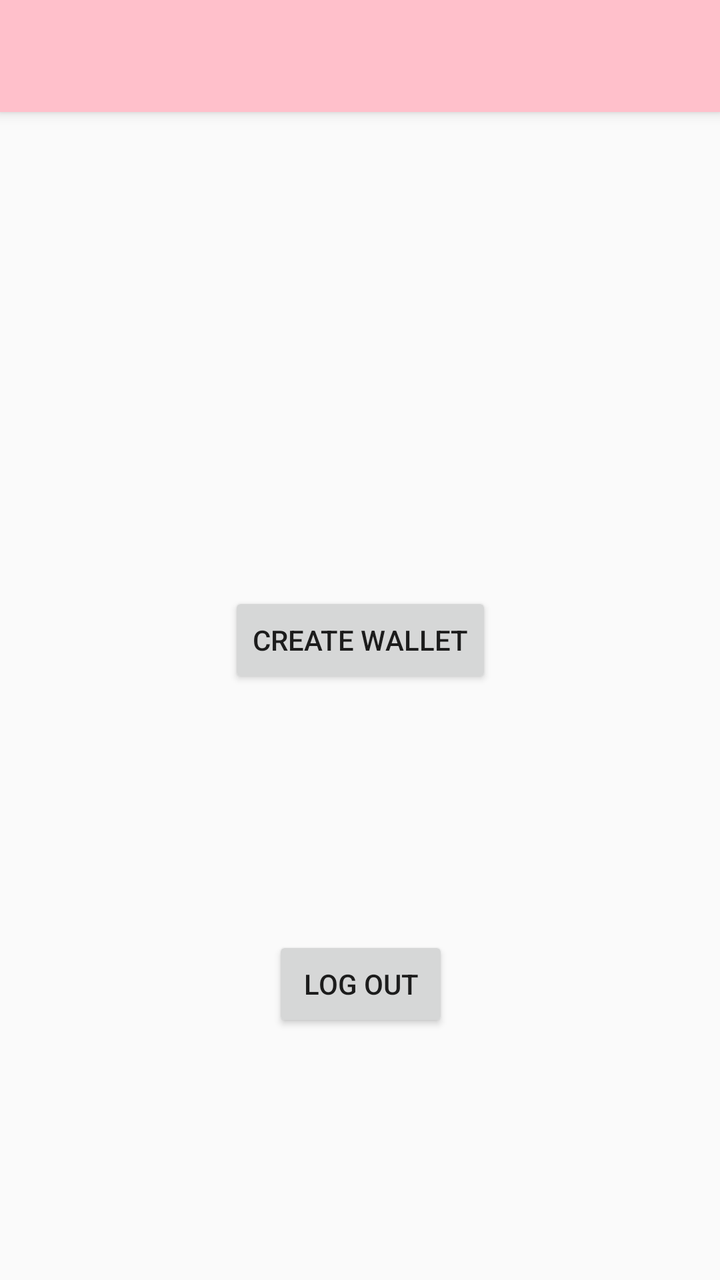
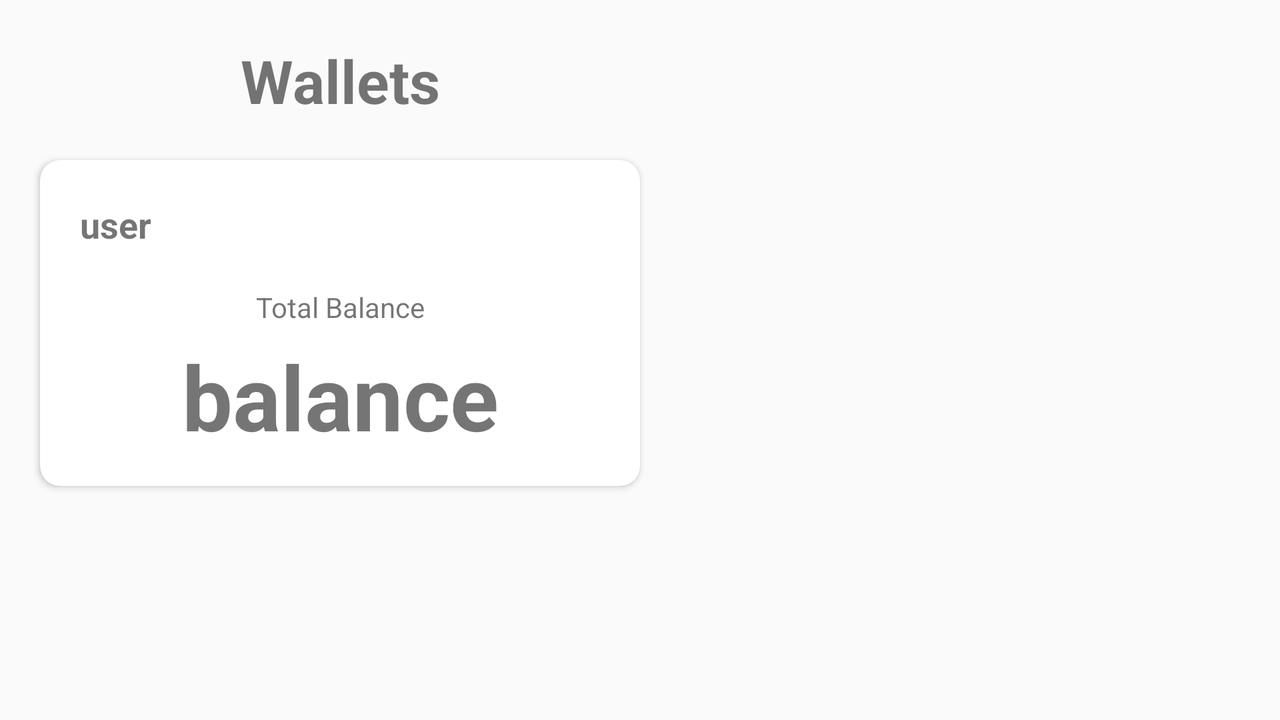

The same Android screen from two of the app's own layout files: first res/layout/ as a phone draws it, then the repository's variant for another configuration, drawn on a device whose configuration selects that folder. Both files follow.
<!-- AndroidManifest.xml: application theme AppTheme -->
<!-- res/layout/activity_main.xml -->
<?xml version="1.0" encoding="utf-8"?>
<androidx.constraintlayout.widget.ConstraintLayout xmlns:android="http://schemas.android.com/apk/res/android"
    xmlns:app="http://schemas.android.com/apk/res-auto"
    xmlns:tools="http://schemas.android.com/tools"
    android:layout_width="match_parent"
    android:layout_height="match_parent"
    tools:context=".MainActivity">

    <androidx.viewpager.widget.ViewPager
        android:id="@+id/pager"
        android:layout_width="match_parent"
        android:layout_height="match_parent" />


    <com.google.android.material.tabs.TabLayout
        android:id="@+id/tabLayout"
        android:layout_width="match_parent"
        android:layout_height="wrap_content"
        android:elevation="4dp"
        android:minHeight="?attr/actionBarSize"
        android:background="@color/colorTest"
        app:layout_constraintStart_toStartOf="parent"
        app:layout_constraintTop_toTopOf="parent"
        app:tabGravity="fill"
        app:tabMode="fixed" />

    <Button
        android:id="@+id/createWallet"
        android:layout_width="wrap_content"
        android:layout_height="wrap_content"
        android:text="Create wallet"
        app:layout_constraintBottom_toBottomOf="parent"
        app:layout_constraintEnd_toEndOf="parent"
        app:layout_constraintStart_toStartOf="parent"
        app:layout_constraintTop_toTopOf="parent" />

    <Button
        android:id="@+id/logOut"
        android:layout_width="wrap_content"
        android:layout_height="wrap_content"
        android:onClick="onClick"
        android:text="Log out"
        app:layout_constraintBottom_toBottomOf="@+id/pager"
        app:layout_constraintEnd_toEndOf="@+id/createWallet"
        app:layout_constraintStart_toStartOf="@+id/createWallet"
        app:layout_constraintTop_toBottomOf="@+id/createWallet" />


</androidx.constraintlayout.widget.ConstraintLayout>
<!-- resources referenced by this layout -->
<resources>
  <color name="colorTest">#ffc0cb</color>
  <style name="AppTheme" parent="Theme.AppCompat.Light.NoActionBar">
          <item name="colorPrimary">@color/colorPrimary</item>
          <item name="colorPrimaryDark">@color/colorPrimaryDark</item>
          <item name="colorAccent">@color/colorAccent</item>
      </style>
  <color name="colorPrimary">#007acc</color>
  <color name="colorPrimaryDark">#00574B</color>
  <color name="colorAccent">#669999</color>
</resources>
<!-- res/layout-land/activity_main.xml (the repository's variant of the layout above) -->
<!-- drawn on the phone turned sideways -->
<?xml version="1.0" encoding="utf-8"?>
<androidx.constraintlayout.widget.ConstraintLayout xmlns:android="http://schemas.android.com/apk/res/android"
    xmlns:app="http://schemas.android.com/apk/res-auto"
    xmlns:tools="http://schemas.android.com/tools"
    android:layout_width="match_parent"
    android:layout_height="match_parent"
    tools:context=".Activities.MainActivity">

    <androidx.cardview.widget.CardView
        android:id="@+id/cardView2"
        android:layout_width="300dp"
        android:layout_height="wrap_content"
        android:layout_marginTop="80dp"
        app:cardCornerRadius="10dp"
        app:layout_constraintEnd_toStartOf="@+id/recyclerView"
        app:layout_constraintStart_toStartOf="parent"
        app:layout_constraintTop_toTopOf="parent">

        <androidx.constraintlayout.widget.ConstraintLayout
            android:layout_width="match_parent"
            android:layout_height="match_parent">

            <TextView
                android:id="@+id/totalBalance"
                android:layout_width="wrap_content"
                android:layout_height="wrap_content"
                android:layout_marginTop="5dp"
                android:layout_marginBottom="15dp"
                android:text="balance"
                android:textAlignment="center"
                android:textSize="45sp"
                android:textStyle="bold"
                app:layout_constraintBottom_toBottomOf="parent"
                app:layout_constraintEnd_toEndOf="@+id/textView5"
                app:layout_constraintStart_toStartOf="@+id/textView5"
                app:layout_constraintTop_toBottomOf="@+id/textView5" />

            <TextView
                android:id="@+id/textView5"
                android:layout_width="wrap_content"
                android:layout_height="wrap_content"
                android:layout_marginTop="64dp"
                android:text="Total Balance"
                android:textAlignment="center"
                app:layout_constraintEnd_toEndOf="parent"
                app:layout_constraintStart_toStartOf="parent"
                app:layout_constraintTop_toTopOf="parent" />

            <TextView
                android:id="@+id/user"
                android:layout_width="wrap_content"
                android:layout_height="wrap_content"
                android:layout_marginStart="20dp"
                android:layout_marginTop="20dp"
                android:text="user"
                android:textSize="18sp"
                android:textStyle="bold"
                app:layout_constraintStart_toStartOf="parent"
                app:layout_constraintTop_toTopOf="parent" />
        </androidx.constraintlayout.widget.ConstraintLayout>
    </androidx.cardview.widget.CardView>

    <androidx.recyclerview.widget.RecyclerView
        android:id="@+id/recyclerView"
        android:layout_width="300dp"
        android:layout_height="match_parent"
        android:scrollbars="vertical"
        app:layout_constraintBottom_toBottomOf="parent"
        app:layout_constraintEnd_toEndOf="parent"
        app:layout_constraintTop_toTopOf="parent" />

    <TextView
        android:id="@+id/textView8"
        android:layout_width="wrap_content"
        android:layout_height="wrap_content"
        android:text="@string/wallets"
        android:textSize="30sp"
        android:textStyle="bold"
        app:layout_constraintBottom_toTopOf="@+id/cardView2"
        app:layout_constraintEnd_toStartOf="@+id/recyclerView"
        app:layout_constraintStart_toStartOf="parent"
        app:layout_constraintTop_toTopOf="parent" />

</androidx.constraintlayout.widget.ConstraintLayout>
<!-- resources referenced by the variant -->
<!-- as the phone turned sideways resolves them -->
<resources>
  <string name="wallets">Wallets</string>
  <style name="AppTheme" parent="Theme.AppCompat.Light.NoActionBar">
          <item name="colorPrimary">@color/colorPrimary</item>
          <item name="colorPrimaryDark">@color/colorPrimaryDark</item>
          <item name="colorAccent">@color/colorAccent</item>
      </style>
  <color name="colorPrimary">#007acc</color>
  <color name="colorPrimaryDark">#00574B</color>
  <color name="colorAccent">#669999</color>
</resources>
